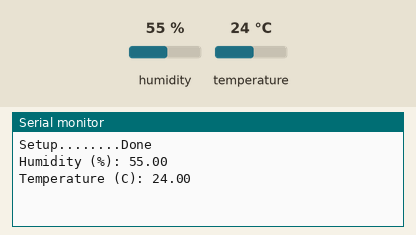
Recording of a sketch running on a simulated Arduino Uno, built with avr-gcc and run on an emulated ATmega328P. Parts: the last lines printed to the serial monitor. Inputs (shaded band) come from the test bench; at power-on: humidity 55 %, temperature 24 °C.

Above: at 2.2 s.
2.3 s: humidity set to 22 %
At 7.4 s:
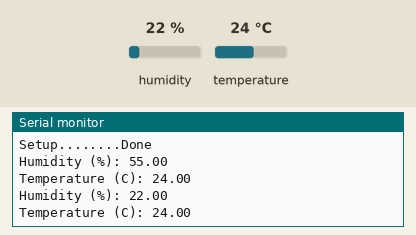
8.3 s: temperature set to 12 °C
At 12.1 s:
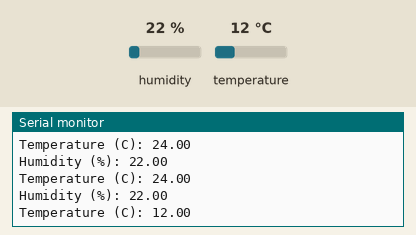
14.3 s: humidity set to 40 %
At 16.8 s:
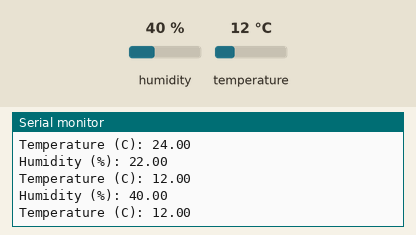
Timing chart, 0 to 18.3 s (numbered marks = the images above; inputs shaded):
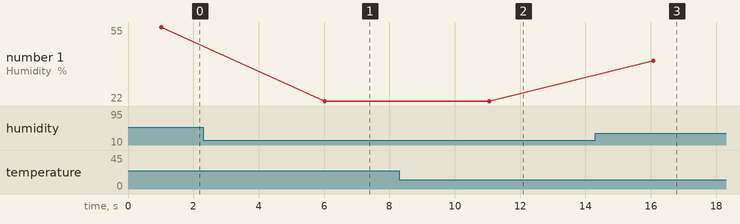

The sketch:

SimpleTempMonitoring.ino
```cpp
#include "DHT.h"

#define DHT11PIN 4
#define DHTTYPE DHT11

DHT dht(DHT11PIN, DHTTYPE);

void setup() {
  Serial.begin(9600);
  Serial.print("Setup....");
  delay(1000);
  dht.begin();
  Serial.println("....Done");
}

void loop() {
  Serial.println();

  Serial.print("Humidity (%): ");
  float h = dht.readHumidity();
  Serial.println(h, 2);
  Serial.print("Temperature (C): ");
  float t = dht.readTemperature();
  Serial.println(t, 2);

  delay(5000);
}
```

Measured:
- after the input at 2.3 s, the serial monitor: prints a new line after 3.7 s (image 1)
- after the input at 8.3 s, the serial monitor: prints a new line after 2.8 s (image 2)
- after the input at 14.3 s, the serial monitor: prints a new line after 1.8 s (image 3)
- plotted number 1: 55 → 22 after the input at 2.3 s, 22 → 40 after the input at 14.3 s
